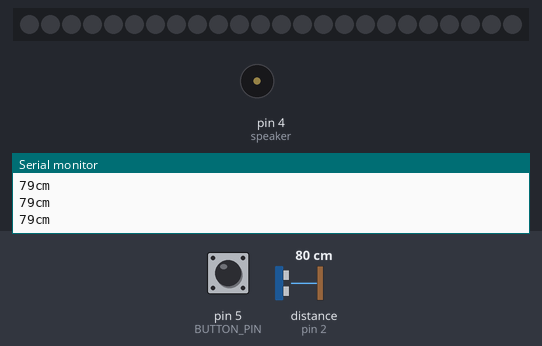
Bench run of a sketch on a simulated Arduino Uno, built with avr-gcc and run on an emulated ATmega328P. Parts: 24 RGB LEDs in strip order, left to right, buzzer (waves = sounding), the last lines printed to the serial monitor. Wiring (inferred from the names in the program): ultrasonic range finder: trigger pin 3; echo pin 2. The test bench sets the inputs (shaded band); at power-on: pin 5 (BUTTON_PIN) HIGH, distance to the obstacle (sensor on pin 2) 80 cm. The echo pulse lasts 58.3 µs per cm.

Above: at 1.9 s.
2.0 s: pin 5 (BUTTON_PIN) pulled LOW for 0.15 s
At 3.6 s:
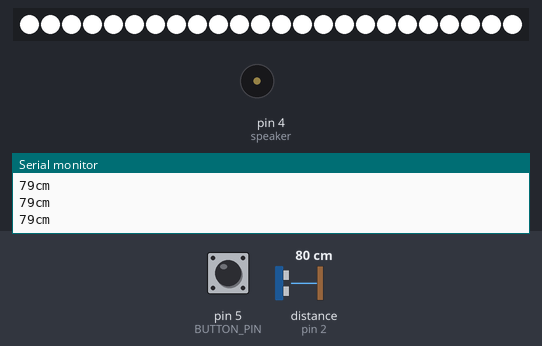
3.7 s: distance to the obstacle (sensor on pin 2) set to 55 cm
5.2 s: distance to the obstacle (sensor on pin 2) set to 47 cm
At 5.63 s:
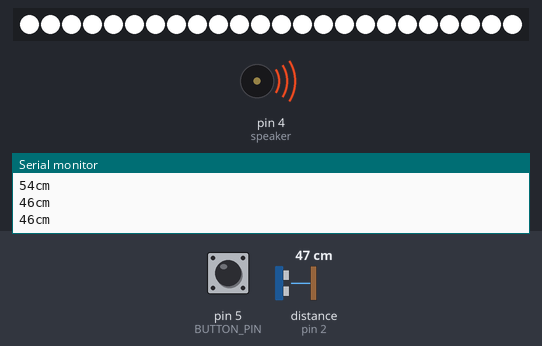
7.6 s: pin 5 (BUTTON_PIN) pulled LOW for 1 s
At 11.2 s:
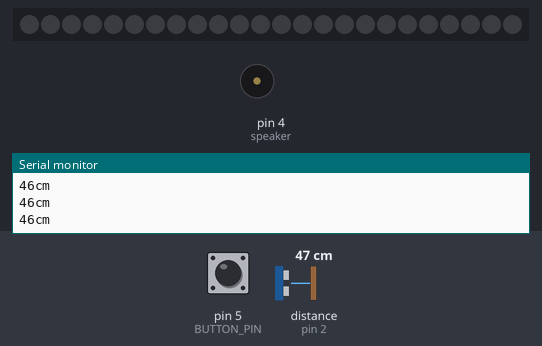
11.3 s: distance to the obstacle (sensor on pin 2) set to 60 cm
12.8 s: pin 5 (BUTTON_PIN) pulled LOW for 3.2 s
At 14.4 s:
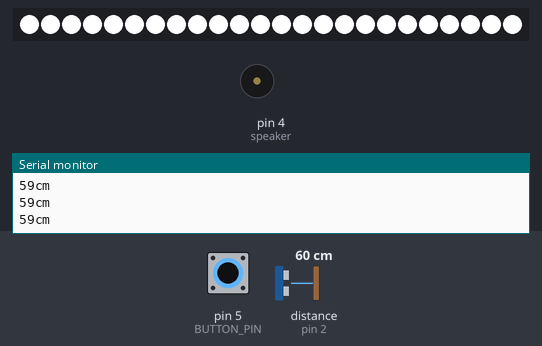
Timing chart, 0 to 15.9 s (numbered marks = the images above; inputs shaded):
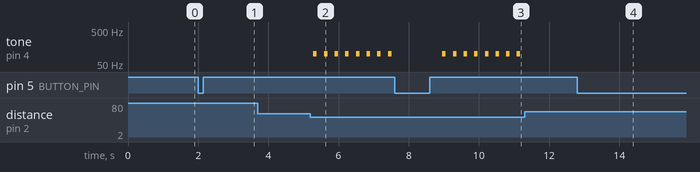

Measured:
- the behaviour switches between 52 and 51 cm on distance to the obstacle (sensor on pin 2) (found by bisection; images 1 and 2)
- after the input at 2.0 s, the LEDs: first change after 0.08 s (image 1 shows a later state)
- after the input at 5.2 s, tone on pin 4 (speaker): alternates 100 Hz for 0.10 s and silent for 0.20 s, starting after 0.09 s
- after the input at 7.6 s, the LEDs: first change at once (image 3 shows a later state)
- after the input at 11.3 s, tone on pin 4 (speaker): stops changing and stays silent
- after the input at 12.8 s, the LEDs: first change after 0.07 s (image 4 shows a later state)

The sketch:

Finaler_Code_Vision_Ing.ino
```cpp
#include <Arduino.h>
#include <Adafruit_NeoPixel.h>
#include <avr/power.h>  // Required for 16 MHz Adafruit Trinket
#include "./Entfernung.h"
#include "./Lichter.h"
#ifdef __AVR__
#endif

const unsigned long event = 1000;  // Setzt var event auf 1 Sekunde
unsigned long voher = 0;           // Setzt die Anfangszeit

// LEDRing -> Name des LED-Rings
int red = 255;  // Rot
int green = 0;  // Grün
int blue = 0;   // Blau

void setup() {
  // put your setup code here, to run once:
  Serial.begin(9600);  // Portangabe
  // put your setup code here, to run once:
  pinMode(trigger, OUTPUT);  // Definiere trigger Pin als Sender
  // setBrightness(0..255)
  pinMode(4, INPUT_PULLUP);
  strip.begin();  // Initialize NeoPixel strip object (REQUIRED)
  strip.show();   // Initialize all pixels to 'off'
}

void loop() {
  delay(100);
  unsigned long gerade = millis();
  if (gerade - voher >= event) {
    Entfernung();
    LED();
  }
}
```

Entfernung.h
```cpp
int trigger = 3; //Sender des Signals auf Pin 9
int echo = 2; //Empfänger des Signals auf Pin 8
long dauer = 0; //var für Entfernungsberechnung in cm
long entfernung = 0; // Entfernung in cm nach Berechnung
int speaker = 4; //Lautspecher für Piepton auf Pin 12/Verändert von 7 wegen dem Ausprobieren der Tastsensoren


void Entfernung (){

digitalWrite(trigger, HIGH); // Trigger sendet Signal nach Außen
delayMicroseconds(10);
digitalWrite(trigger, LOW); // Trigger wird ausgeschalten

dauer = pulseIn(echo, HIGH); // dauer wird mit Infos von Echo beschrieben

entfernung = (dauer / 2) * 0.03432; // Entfernung wird berechnet

if (entfernung >= 500 || entfernung <= 0) { // Kontrolle ob entfernung außerhalb eines bestimmten Bereiches liegt
  Serial.println("Kein Messwert"); // Ausgabe für wenn Außerhalb des Messbereiches
}
else {
  Serial.print(entfernung); // Ausgabe der Entfernung in cm
  Serial.println("cm");
  if (entfernung <= 50) { // Test ob in Bereich unter 50 cm
    tone(speaker, 100); // Tonsequenz Ablauf für wenn unter 50 cm
    delay(100); // Tondauer in Millisekunden
    noTone(speaker); // Ausschalten des Passiven Lautsprechers
    delay(100); // Pause zwischen Ausschalten und neu Anschalten
  }
  else {
    noTone(speaker); // Wenn über 50 cm kein Ton
  }
}
}
```

Lichter.h
```cpp
int BUTTON_PIN = 5;

//Pin, an dem der LED Ring angeschlossen ist
#define PIXEL_PIN 6

// Anzahl der LEDs → muss angepasst werden
# define PIXEL_COUNT 24

Adafruit_NeoPixel strip(PIXEL_COUNT, PIXEL_PIN, NEO_GRB + NEO_KHZ800);

bool oldState = HIGH;
int     mode     = 0;    // Currently-active animation mode, 0-9
void colorWipe(uint32_t color, int wait) {
  for (int i = 0; i < strip.numPixels(); i++) { // For each pixel in strip...
    strip.setPixelColor(i, color);         //  Set pixel's color (in RAM)
    strip.show();                          //  Update strip to match
    delay(wait);                           //  Pause for a moment
  }
}

void LED() {
  // Get current button state.
  bool newState = digitalRead(BUTTON_PIN);

  // Check if state changed from high to low (button press).
  if ((newState == LOW) && (oldState == HIGH)) {
    // Short delay to debounce button.
    delay(20);
    // Check if button is still low after debounce.
    newState = digitalRead(BUTTON_PIN);
    if (newState == LOW) {     // Yes, still low
      if (++mode > 1) mode = 0; // Advance to next mode, wrap around after #1
      switch (mode) {          // Start the new animation...
        case 0:
          colorWipe(strip.Color(  0,   0,   0), 50);    // Black/off
          break;
        case 1:
          colorWipe(strip.Color(255,   255,   255), 50);    // White
          //colorWipe(strip.Color(138,43,226),50); //andere Farben zum Spaß & ausprobieren.
          break;

      }
    }
  }

  // Set the last-read button state to the old state.
  oldState = newState;
}
```
